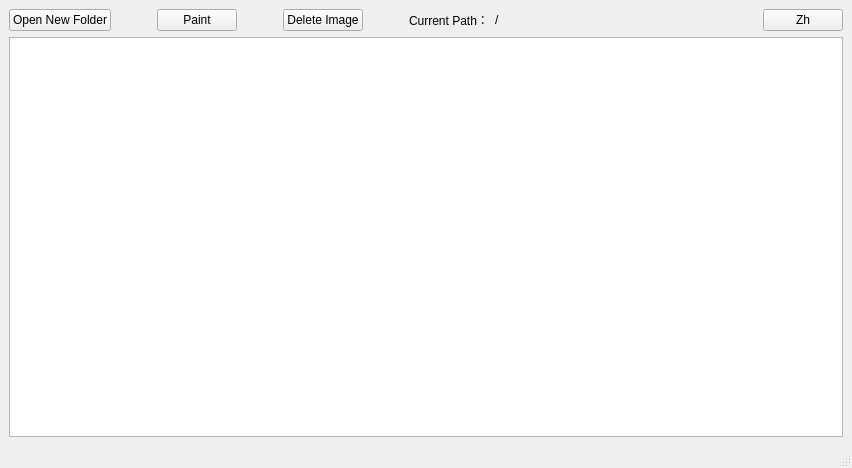
<?xml version="1.0" encoding="UTF-8"?>
<ui version="4.0">
 <class>PhotoLibrary</class>
 <widget class="QMainWindow" name="PhotoLibrary">
  <property name="geometry">
   <rect>
    <x>0</x>
    <y>0</y>
    <width>852</width>
    <height>468</height>
   </rect>
  </property>
  <property name="sizePolicy">
   <sizepolicy hsizetype="Expanding" vsizetype="Expanding">
    <horstretch>0</horstretch>
    <verstretch>0</verstretch>
   </sizepolicy>
  </property>
  <property name="windowTitle">
   <string>PhotoLibrary</string>
  </property>
  <property name="windowIcon">
   <iconset resource="resourcefile.qrc">
    <normaloff>:/images/Image/icon.jpg</normaloff>:/images/Image/icon.jpg</iconset>
  </property>
  <widget class="QWidget" name="centralwidget">
   <property name="sizePolicy">
    <sizepolicy hsizetype="MinimumExpanding" vsizetype="MinimumExpanding">
     <horstretch>0</horstretch>
     <verstretch>0</verstretch>
    </sizepolicy>
   </property>
   <layout class="QVBoxLayout" name="verticalLayout_2">
    <item>
     <layout class="QVBoxLayout" name="verticalLayout">
      <item>
       <layout class="QHBoxLayout" name="horizontalLayout_4">
        <item>
         <layout class="QHBoxLayout" name="horizontalLayout_3">
          <item>
           <layout class="QHBoxLayout" name="horizontalLayout">
            <item>
             <widget class="QPushButton" name="pushButton_openF">
              <property name="text">
               <string>Open New Folder</string>
              </property>
              <property name="icon">
               <iconset resource="resourcefile.qrc">
                <normaloff>:/images/Image/Folder.png</normaloff>:/images/Image/Folder.png</iconset>
              </property>
             </widget>
            </item>
            <item>
             <spacer name="horizontalSpacer">
              <property name="orientation">
               <enum>Qt::Horizontal</enum>
              </property>
              <property name="sizeHint" stdset="0">
               <size>
                <width>40</width>
                <height>20</height>
               </size>
              </property>
             </spacer>
            </item>
            <item>
             <widget class="QPushButton" name="pushButton_add">
              <property name="text">
               <string>Paint</string>
              </property>
              <property name="icon">
               <iconset resource="resourcefile.qrc">
                <normaloff>:/images/Image/Plus.png</normaloff>:/images/Image/Plus.png</iconset>
              </property>
             </widget>
            </item>
            <item>
             <spacer name="horizontalSpacer_2">
              <property name="orientation">
               <enum>Qt::Horizontal</enum>
              </property>
              <property name="sizeHint" stdset="0">
               <size>
                <width>40</width>
                <height>20</height>
               </size>
              </property>
             </spacer>
            </item>
            <item>
             <widget class="QPushButton" name="pushButton_del">
              <property name="text">
               <string>Delete Image</string>
              </property>
              <property name="icon">
               <iconset resource="resourcefile.qrc">
                <normaloff>:/images/Image/Trash.png</normaloff>:/images/Image/Trash.png</iconset>
              </property>
             </widget>
            </item>
           </layout>
          </item>
          <item>
           <spacer name="horizontalSpacer_3">
            <property name="orientation">
             <enum>Qt::Horizontal</enum>
            </property>
            <property name="sizeHint" stdset="0">
             <size>
              <width>40</width>
              <height>20</height>
             </size>
            </property>
           </spacer>
          </item>
          <item>
           <layout class="QHBoxLayout" name="horizontalLayout_2">
            <item>
             <widget class="QLabel" name="label_txt">
              <property name="text">
               <string>Current Path：</string>
              </property>
             </widget>
            </item>
            <item>
             <widget class="QLabel" name="label_curPath">
              <property name="text">
               <string notr="true">/</string>
              </property>
             </widget>
            </item>
           </layout>
          </item>
         </layout>
        </item>
        <item>
         <spacer name="horizontalSpacer_4">
          <property name="orientation">
           <enum>Qt::Horizontal</enum>
          </property>
          <property name="sizeHint" stdset="0">
           <size>
            <width>40</width>
            <height>20</height>
           </size>
          </property>
         </spacer>
        </item>
        <item>
         <spacer name="horizontalSpacer_5">
          <property name="orientation">
           <enum>Qt::Horizontal</enum>
          </property>
          <property name="sizeHint" stdset="0">
           <size>
            <width>40</width>
            <height>20</height>
           </size>
          </property>
         </spacer>
        </item>
        <item>
         <widget class="QPushButton" name="Languages">
          <property name="sizePolicy">
           <sizepolicy hsizetype="Fixed" vsizetype="Fixed">
            <horstretch>0</horstretch>
            <verstretch>0</verstretch>
           </sizepolicy>
          </property>
          <property name="text">
           <string>Zh</string>
          </property>
         </widget>
        </item>
       </layout>
      </item>
      <item>
       <widget class="QGraphicsView" name="graphicsView">
        <property name="layoutDirection">
         <enum>Qt::LeftToRight</enum>
        </property>
        <property name="styleSheet">
         <string notr="true"/>
        </property>
       </widget>
      </item>
     </layout>
    </item>
   </layout>
  </widget>
  <widget class="QStatusBar" name="statusbar"/>
 </widget>
 <resources>
  <include location="resourcefile.qrc"/>
 </resources>
 <connections/>
</ui>
